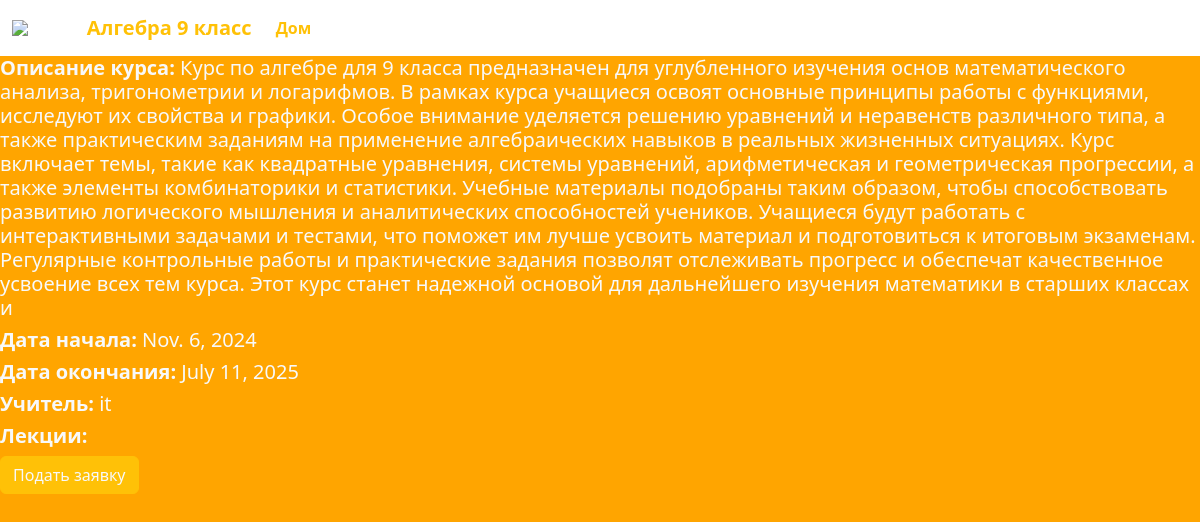
Page /courses/2/ (signed in) on the committed database.
### main/models.py (models this page shows)
class Course(models.Model):
    title = models.CharField('Название:', max_length=20)
    description = models.TextField('Описание:')
    start_date = models.DateField('Дата начала:')
    end_date = models.DateField("Дата окончания:")
    teachers = models.ForeignKey(User, related_name='teachers', on_delete=models.CASCADE)

### main/views.py (the view)
# urls.py: path('courses/<int:pk>/', views.course_detail, name='detail'),
@login_required(login_url='unauthenticated')
def course_detail(request, pk):
    course = Course.objects.get(id=pk)
    lecture = Lecture.objects.filter(course=course)
    return render(request, 'lectures/detail.html', {'course': course, 'lecture': lecture})

### template/lectures/detail.html (shortened to what this page needs)
{% load static %}
<!DOCTYPE html>
<html lang="ru">
<head>
    <link href="https://cdn.jsdelivr.net/npm/bootstrap@5.3.3/dist/css/bootstrap.min.css" rel="stylesheet">
</head>
<body>
   <header>
       <nav class="navbar navbar-expand-lg bg-white">
  <div class="container-fluid">
      <img class="navbar-brand" src="https://img.freepik.com/free-vector/hand-drawn-high-school-logo-design_23-2149667303.jpg?size=338&ext=jpg&ga=GA1.1.1518270500.1717372800&semt=ais_user" style="width: 5%">
      <a class="navbar-brand text-warning" href="#"><strong>{{ course.title }}</strong></a>
    <div class="collapse navbar-collapse" id="navbarNavDropdown">
      <ul class="navbar-nav">
        <li class="nav-item">
          <a class="nav-link text-warning" href="{% url 'main' %}"><strong>Дом</strong></a>
        </li>
      </ul>
    </div>
  </div>
</nav>
   </header>
   <h5 class="mb-2 text-light"><strong>Описание курса:</strong> {{ course.description }}</h5>
   <h5 class="mb-2 text-light "><strong>Дата начала:</strong> {{ course.start_date }}</h5>
   <h5 class="mb-2 text-light"><strong>Дата окончания:</strong> {{ course.end_date }}</h5>
<h5 class="mb-2 text-light"><strong>Учитель:</strong> {{ course.teachers.username }}</h5>
<h5 class="mb-2 text-light"><STRONG>Лекции:</STRONG></h5>
   <a class="btn btn-warning text-light" href="{% url 'zaiavka' course.pk %}">Подать заявку</a>

### template/lectures/detail.html (style rules this page uses)
body { background: orange; }

### rows in the picture
Course: title "Алгебра 9 класс", description "Курс по алгебре для 9 класса предназначен для углубленного изучения основ математического анализа, тригонометрии и логарифмов. В рамках курса учащиеся освоят основные принципы работы с функциями, исследуют их свойства и графики. Особое внимание уделяется решению уравнений и неравенств различного типа, а также практическим заданиям на применение алгебраических навыков в реальных жизненных ситуациях. Курс включает темы, такие как квадратные уравнения, системы уравнений, арифметическая и геометрическая прогрессии, а также элементы комбинаторики и статистики. Учебные материалы подобраны таким образом, чтобы способствовать развитию логического мышления и аналитических способностей учеников.…", start_date "Nov. 6, 2024", end_date "July 11, 2025", teachers.username "it"
